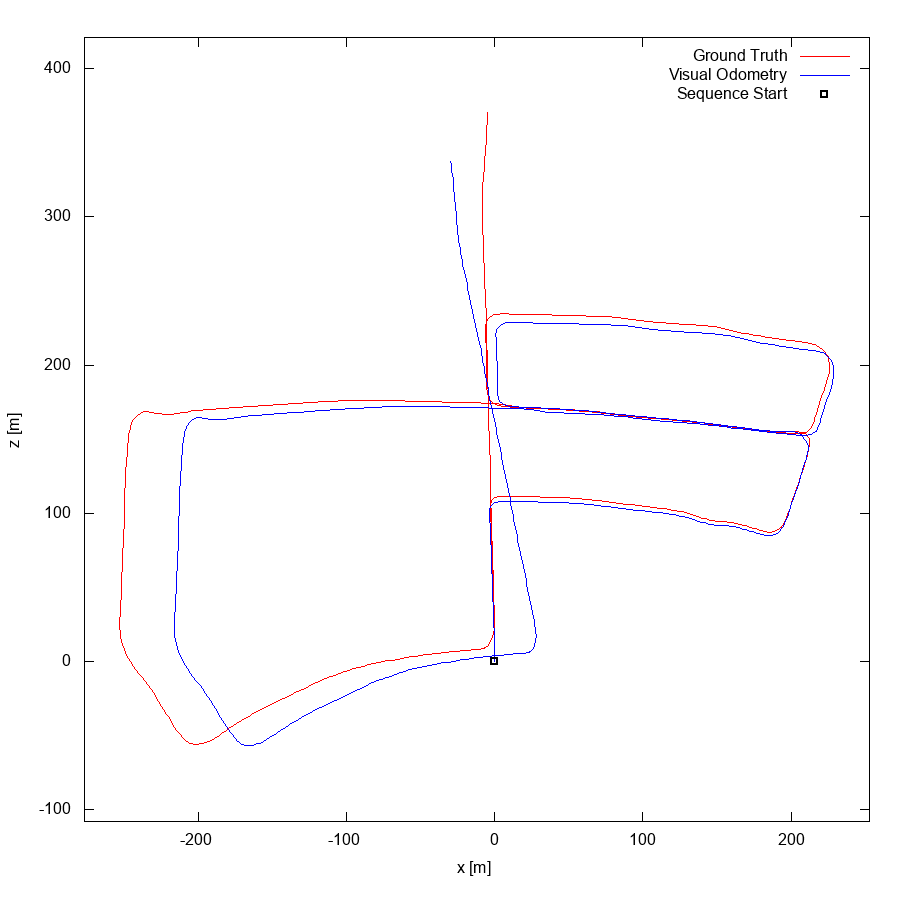

The script that drew this image:
set term postscript eps enhanced color
set output "05.eps"
set size ratio -1
set xrange [-277:253]
set yrange [-108:421]
set xlabel "x [m]"
set ylabel "z [m]"
plot "05.txt" using 1:2 lc rgb "#FF0000" title 'Ground Truth' w lines,"05.txt" using 3:4 lc rgb "#0000FF" title 'Visual Odometry' w lines,"< head -1 05.txt" using 1:2 lc rgb "#000000" pt 4 ps 1 lw 2 title 'Sequence Start' w points
